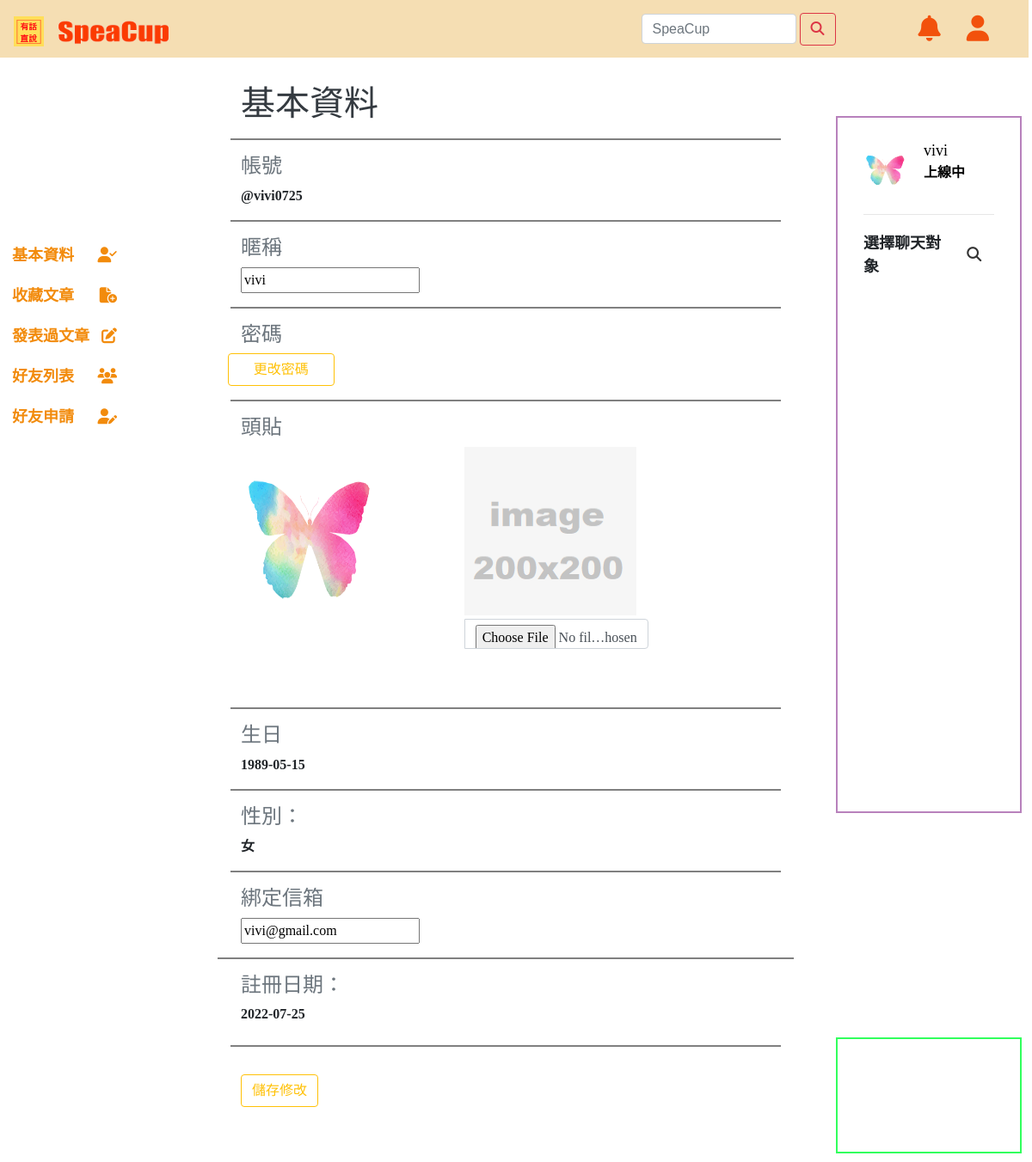
The page /member.php (signed in) on the database its author committed.
### tables this page shows
CREATE TABLE `users` (
  `uid` int(200) NOT NULL,
  `account` varchar(256) NOT NULL,
  `password` varchar(256) NOT NULL,
  `nickname` varchar(256) NOT NULL,
  `gender` varchar(256) NOT NULL,
  `email` varchar(256) NOT NULL,
  `birth` date NOT NULL,
  `img` varchar(400) NOT NULL,
  `status` varchar(256) NOT NULL,
  `register` datetime NOT NULL,
  `mid` int(11) NOT NULL,
  `unique_id` int(200) NOT NULL
);

### member.php (the view, shortened to what this page needs)
<?php
include_once "php/config.php";
?>
<?php
$sql = mysqli_query($conn, "SELECT * FROM users WHERE unique_id = {$_SESSION['unique_id']}");
if (mysqli_num_rows($sql) > 0) {
      $row = mysqli_fetch_assoc($sql);
}
?>
<!DOCTYPE html>
<html lang="en">
<head>
      <link href="CSS/style.css" rel="stylesheet" />
      <link rel="stylesheet" href="./css/style_chat.css">
      <link rel="stylesheet" href="https://maxcdn.bootstrapcdn.com/bootstrap/4.5.2/css/bootstrap.min.css">
</head>
<body class="body">
      <nav class="navbar fixed-top navbar-expand-md navbar-dark mr-1">
            <div clss="col-3">
                  <a class="navbar-brand" href="index.php">
                        <img src="assets/img/有話 直說 (1).png" width="35" height="35" class="d-inline-block align-top">
                        <img src="assets/img/SpeaCup.png" width="150" height="35" class="d-inline-block align-top">
                  </a>
            </div>
            <div class="nav-navbar collapse navbar-collapse navbar-right " id="navbarSupportedContent">
                  <ul class="navbar-nav ml-auto pl-1">
                        <form class="form-inline">
                              <input class="form-control mr-sm-1" type="search" placeholder="SpeaCup"
                                    aria-label="Search">
                              <button class="btn btn-outline-danger my-2 my-sm-0 " type="submit"><i
                                          class="fa-solid fa-magnifying-glass"></i></button>
                        </form>
                        <li class="nav-item pl-5 mr-5">
                        <li><a href=""><i class="fa-solid fa-bell">&ensp;&ensp;</i></a></li>
                        <li><a href="login.php" title="會員中心"><i class="fa-solid fa-user">&ensp;&ensp;</i></a></li>
                        </li>
            </div>
      </nav>
      <div id="siderbarleft" class="siderbarleft">
            <div id="sidebar">
                  <ul class="list-unstyled p-1 ">
                        <li>
                              <a href="member.php" calss="m-2">基本資料<i class="fas mt-1 fa-solid fa-user-check"></i></i>
                              </a>
                        </li>
                        <li>
                              <a href="collections.php" calss="m-2">收藏文章<i
                                          class="fas mt-1 fa-solid fa-file-circle-plus"></i></i> </a>
                        </li>
                        <li>
                              <a href="posts.php" calss="p-2">發表過文章<i
                                          class="fas mt-1 fa-regular fa-pen-to-square"></i></i> </a>
                        </li>
                        <li>
                              <a href="friends.php" calss="m-2">好友列表<i class="fas mt-1  fa-solid fa-users"></i> </a>
                        </li>
                        <li>
                              <a href="apply.php" calss="m-2">好友申請<i class="fas mt-1 fa-solid fa-user-pen"></i></a>
                        </li>
                  </ul>
            </div>
      </div>
      <div id="siderbarindex">
            <section class="form update">
                  <form method="POST" action="#" enctype="multipart/form-data" autocomplete="off">
                        <div id="m-inform" class="mr-3 ml-3 mb-3">
                              <h1 class="ml-5 text-dark display-5">基本資料</h1>
                              <hr class="hr">
                        </div>
                        <div id="m-nickname" class="m-3">
                              <h4 class="ml-5 text-muted">帳號</h4>
                              <p id="m-nickname-n" class="ml-5">@<?php echo $row['account']; ?></p>
                              <hr class="hr">
                        </div>
                        <div id="m-nickname" class="m-3 field input">
                              <h4 class="ml-5 text-muted">暱稱</h4>
                              <input type="text" name="fname" value="<?php echo $row['nickname']; ?>" id="m-nickname-n"
                                    class="ml-5" required />
                              <hr class="hr">
                        </div>
                        <div id="m-password" class="m-3">
                              <h4 class="ml-5 text-muted">密碼</h4>
                              <div class="row ">
                                    <button class="btn btn-outline-warning ml-5 col-2"
                                          onclick="location.href='update_pw.php'">更改密碼</button>
                              </div>
                              <hr class="hr">
                        </div>
                        <div id="m-img " class="m-3 ">
                              <h4 class="ml-5 text-muted">頭貼</h4>
                              <div class="row">
                                    <img src="php/images/<?php echo $row['img']; ?>" width="200px" height="200px"
                                          class="ml-5 col-3 rounded" alt="大頭貼">
                                    <div class="col" style="padding-left:10%">
                                          <div class="input-group mb-1 pb-5 col-7 field image" width="200px">
                                                <img id="preview_img" src="php/images/review.png" width="200px"
                                                      height="200px" style="padding-bottom:2%" />
                                                <input type="file" name="image" accept="image/*,.jpeg, .png, .jpg"
                                                      class="form-control " id="inputGroupFile02" width="200px">
                                          </div>
                                    </div>
                              </div>
                              <hr class="hr">
                        </div>
                        <div id="m-bd" class="m-3">
                              <h4 class="ml-5 text-muted">生日</h4>
                              <?php if ($row['birth'] != "0000-00-00") { ?>
                              <p id="m-nickname-n" class="ml-5"><?php echo $row['birth']; ?></p>
                              <?php  } ?>
                              <hr class="hr">
                        </div>
                        <div id="m-bd" class="m-3 mt-2">
                              <h4 class="ml-5 text-muted">性別：</h4>
                              <?php if ($row['gender'] != "") { ?>
                              <p id="m-nickname-n" class="ml-5"><?php echo $row['gender']; ?></p>
                              <?php  } ?>
                              <hr class="hr">
                        </div>
                        <div id="m-email" class="m-3 field input">
                              <h4 class="ml-5 text-muted">綁定信箱</h4>
                              <?php if ($row['mid'] != 0) { ?>
                              <input type="email" name="email" value="<?php echo $row['email']; ?>" id="m-email-e"
                                    class="ml-5 " readonly required />
                              <label style="color: red; padding-left:3%;">*使用google登入的帳戶信箱不可修改</label>
                              <?php } else { ?>
                              <input type="email" name="email" value="<?php echo $row['email']; ?>" id="m-email-e"
                                    class="ml-5 " required />
                              <?php  } ?>
                        </div>
                        <hr class="hr">
                        <div id="m-bd" class="m-3">
                              <h4 class="ml-5 text-muted">註冊日期：</h4>
                              <label id="m-bd-b" class="ml-5"><?php echo substr($row['register'], 0, 10); ?></label>
                              <hr class="hr">
                        </div>
                        <div id="m-c" class="m-3 field button">
                              <input type="submit" name="submit2" class="btn btn-outline-warning  m-3 ml-5 mb-5"
                                    value="儲存修改">
                        </div>
                  </form>
            </section>
      </div>
      <div id="siderbarright1">
            <?php include_once "./php/users_select.php"; ?>
      </div>
      <div id="siderbarright2">
      </div>
</body>
</html>

### php/users_select.php (shortened to what this page needs)
<div class="wrapper">
      <section class="users">
            <header>
                  <div class="content">
                        <?php
                        $sql = mysqli_query($conn, "SELECT * FROM users WHERE unique_id = {$_SESSION['unique_id']}");
                        if (mysqli_num_rows($sql) > 0) {
                              $row = mysqli_fetch_assoc($sql);
                        }
                        ?>
                        <img src="php/images/<?php echo $row['img']; ?>" alt="">
                        <div class="details">
                              <span><?php echo $row['nickname']; ?></span>
                              <p><?php echo $row['status']; ?></p>
                        </div>
                  </div>
            </header>
            <div class="search">
                  <span class="text">選擇聊天對象</span>
                  <button><i class="fa fa-search"></i></button>
            </div>
      </section>

### CSS/style.css (style rules this page uses)
.body { height: auto; margin: 0; font-family: "微軟正黑體"; font-weight: bold; }
#siderbarleft { position: fixed; top: 20%; float: left; height: 100%; }
#siderbarright1 { position: fixed; top: 10%; float: right; right: 1%; width: 18%; height: 60%; border: solid 2px rgba(112, 3, 120, 0.499); }
#siderbarright2 { position: fixed; bottom: 10px; float: right; right: 1%; width: 18%; height: 10%; border: solid 2px rgba(0, 255, 55, 0.808) }
#siderbarindex { position: relative; float: right; right: 20%; top: 97px; width: 62%; height: 100%; }
nav.navbar { background-color: wheat; font-size: 30px; font-family: "arial"; font-weight: 900; transition: 0.3s; }
.navbar-right a { color: #f2510c; text-decoration: none; }
.form-control { width: 180px !important; height: 35px !important; }
#sidebar { width: 150px; height: 100%; transition: 1s; }
#sidebar ul li a { padding: 10px; font-size: 18px; display: block; text-decoration: none; color: #f28b0c; }
.fas, .far, .fab { float: right; }
.hr { height: 2px; border-width: 0; color: gray; background-color: gray; width: 90%; }

### CSS/style_chat.css (style rules this page uses)
.users { padding: 25px 30px; }
.users header, .users-list a { display: flex; align-items: center; padding-bottom: 20px; border-bottom: 1px solid #e6e6e6; justify-content: space-between; }
.wrapper img { object-fit: cover; border-radius: 50%; }
.users header img { height: 50px; width: 50px; }
:is(.users, .users-list) .content { display: flex; align-items: center; }
:is(.users, .users-list) .content .details { color: #000; margin-left: 20px; }
:is(.users, .users-list) .details span { font-size: 18px; font-weight: 500; }
.users .search { margin: 20px 0; display: flex; position: relative; align-items: center; justify-content: space-between; }
.users .search .text { font-size: 18px; }
.users .search button { position: relative; z-index: 1; width: 47px; height: 42px; font-size: 17px; cursor: pointer; border: none; color: #333; background: #fff; outline: none; border-radius: 0 5px 5px 0; transition: all 0.2s ease; }

### rows shown on the page
users: account "vivi0725", fname "vivi", img (picture), birth "1989-05-15", gender "女", email "vivi@gmail.com", register "2022-07-25", nickname "vivi", status "上線中"
